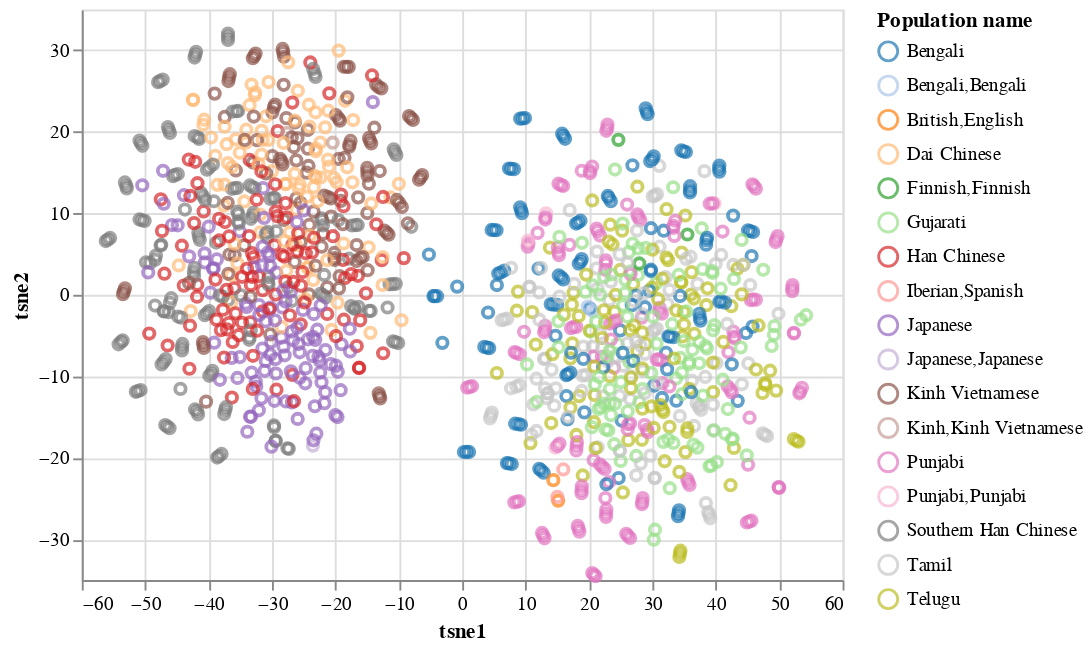

Notebook source saved alongside this figure:
### Code cell
alt.Chart(df_plot).mark_point().encode(
    x='tsne1',
    y='tsne2',
    color=alt.Color('Population name', scale=alt.Scale(scheme='category20'))
)

### Figure 1 — Vega-Lite specification as saved in the notebook (floating-point values rounded to 4 significant figures; data arrays with more than 128 entries replaced by an {"elided": "..."} marker saying what was removed)
{"config": {"view": {"continuousWidth": 400, "continuousHeight": 300}}, "data": {"name": "data-ab45f3054309fcd3b934cf5444f731ff"}, "mark": "point", "encoding": {"color": {"field": "Population name", "scale": {"scheme": "category20"}, "type": "nominal"}, "x": {"field": "tsne1", "type": "quantitative"}, "y": {"field": "tsne2", "type": "quantitative"}}, "$schema": "https://vega.github.io/schema/vega-lite/v4.17.0.json", "datasets": {"data-ab45f3054309fcd3b934cf5444f731ff": {"elided": "1193 records"}}}
